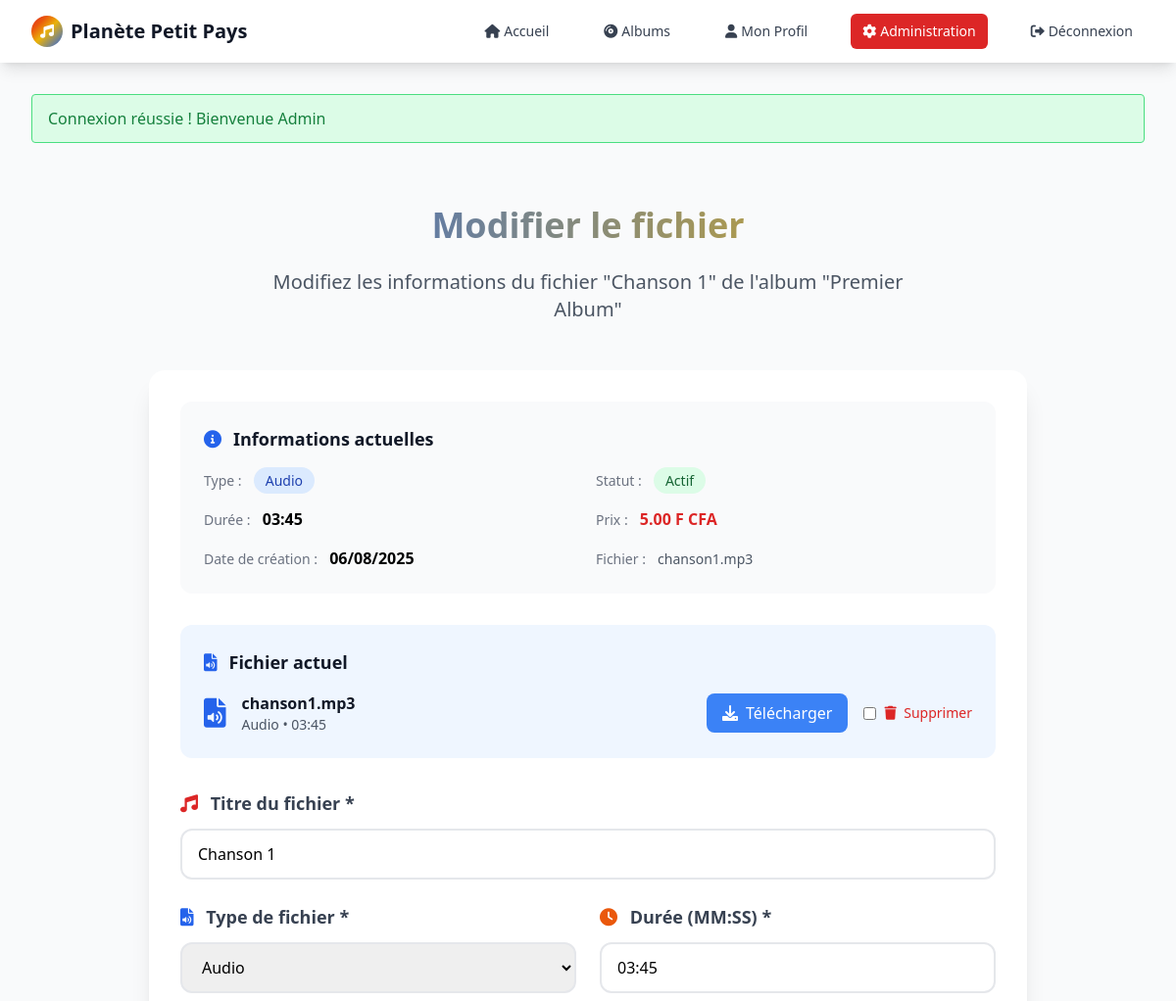
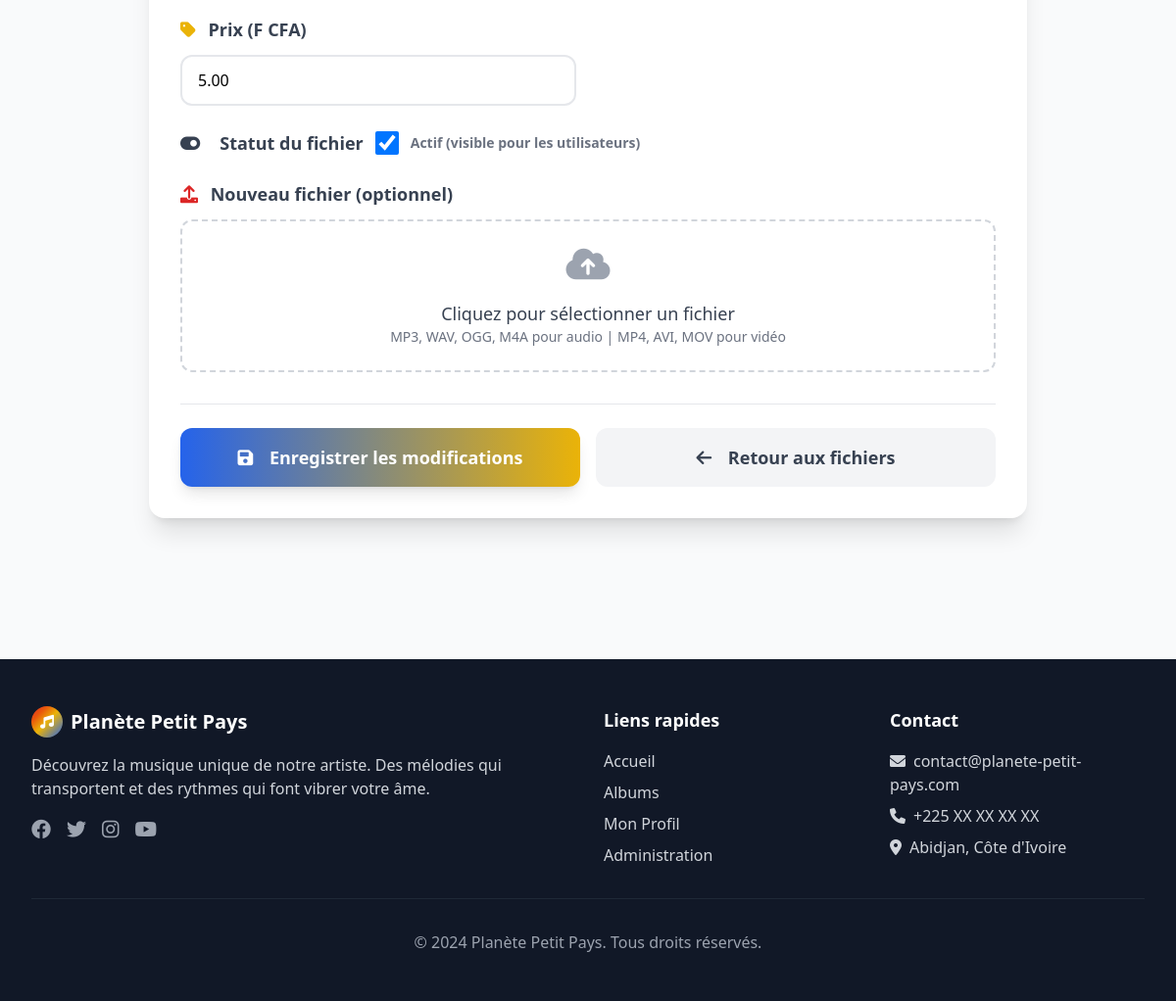
Page /admin/modifier_fichier.php?id=1&album_id=1 (signed in) on the committed database (2 pictures, top to bottom).
### tables this page shows
CREATE TABLE IF NOT EXISTS `fichiers` (
  `id` int NOT NULL AUTO_INCREMENT,
  `album_id` int DEFAULT NULL,
  `titre` varchar(200) NOT NULL,
  `type` enum('audio','video') NOT NULL,
  `url` varchar(255) NOT NULL,
  `prix` decimal(10,2) DEFAULT '5.00',
  `duree` varchar(10) DEFAULT NULL,
  `taille_fichier` bigint DEFAULT NULL,
  `actif` tinyint(1) DEFAULT '1',
  `date_creation` datetime DEFAULT CURRENT_TIMESTAMP,
  PRIMARY KEY (`id`),
  KEY `idx_album` (`album_id`),
  KEY `idx_type` (`type`),
  KEY `idx_prix` (`prix`)
);

CREATE TABLE IF NOT EXISTS `albums` (
  `id` int NOT NULL AUTO_INCREMENT,
  `titre` varchar(200) NOT NULL,
  `description` text,
  `date_sortie` date DEFAULT NULL,
  `image_url` varchar(255) DEFAULT NULL,
  `prix_album` decimal(10,2) DEFAULT '0.00',
  `actif` tinyint(1) DEFAULT '1',
  `date_creation` datetime DEFAULT CURRENT_TIMESTAMP,
  PRIMARY KEY (`id`),
  KEY `idx_titre` (`titre`),
  KEY `idx_date_sortie` (`date_sortie`)
);

### admin/modifier_fichier.php (the view, shortened to what this page needs)
<?php
require_once '../includes/functions.php';
$fichier_id = isset($_GET['id']) ? (int)$_GET['id'] : 0;
$album_id = isset($_GET['album_id']) ? (int)$_GET['album_id'] : 0;
try {
    $pdo = getDBConnection();
    $stmt = $pdo->prepare("SELECT * FROM fichiers WHERE id = ? AND album_id = ?");
    $stmt->execute([$fichier_id, $album_id]);
    $fichier = $stmt->fetch();
    $stmt = $pdo->prepare("SELECT titre FROM albums WHERE id = ?");
    $stmt->execute([$album_id]);
    $album = $stmt->fetch();
} catch (PDOException $e) {
    setMessage('error', 'Erreur lors de la récupération du fichier');
    redirect('voir_fichiers.php?album_id=' . $album_id);
}
require_once '../includes/admin_header.php';
?>
<div class="max-w-4xl mx-auto py-12 animate-fade-in">
    <div class="text-center mb-12">
        <h1 class="text-4xl font-bold mb-6 bg-gradient-to-r from-primary-blue to-primary-yellow bg-clip-text text-transparent">
        </h1>
        <p class="text-xl text-gray-600 max-w-2xl mx-auto">
            Modifiez les informations du fichier "<?= htmlspecialchars($fichier['titre']) ?>"
            de l'album "<?= htmlspecialchars($album['titre']) ?>"
        </p>
    </div>
    <div class="bg-white rounded-2xl shadow-xl p-8 animate-slide-up">
        <form method="POST" enctype="multipart/form-data" class="space-y-8">
            <div class="bg-gray-50 rounded-xl p-6 mb-8">
                <h3 class="text-lg font-semibold text-gray-900 mb-4 flex items-center">
                    <i class="fas fa-info-circle mr-3 text-primary-blue"></i>
                    Informations actuelles
                </h3>
                <div class="grid grid-cols-1 md:grid-cols-2 gap-4">
                    <div>
                        <span class="text-sm font-medium text-gray-500">Type :</span>
                        <span class="ml-2 px-3 py-1 bg-<?= $fichier['type'] === 'audio' ? 'blue' : 'purple' ?>-100 text-<?= $fichier['type'] === 'audio' ? 'blue' : 'purple' ?>-800 rounded-full text-sm font-medium">
                            <?= ucfirst($fichier['type']) ?>
                        </span>
                    </div>
                    <div>
                        <span class="text-sm font-medium text-gray-500">Statut :</span>
                        <span class="ml-2 px-3 py-1 bg-<?= $fichier['actif'] ? 'green' : 'red' ?>-100 text-<?= $fichier['actif'] ? 'green' : 'red' ?>-800 rounded-full text-sm font-medium">
                            <?= $fichier['actif'] ? 'Actif' : 'Inactif' ?>
                        </span>
                    </div>
                    <div>
                        <span class="text-sm font-medium text-gray-500">Durée :</span>
                        <span class="ml-2 font-semibold"><?= htmlspecialchars($fichier['duree']) ?></span>
                    </div>
                    <div>
                        <span class="text-sm font-medium text-gray-500">Prix :</span>
                        <span class="ml-2 font-semibold text-primary-red"><?= htmlspecialchars($fichier['prix']) ?> F CFA</span>
                    </div>
                    <div>
                        <span class="text-sm font-medium text-gray-500">Date de création :</span>
                        <span class="ml-2 font-semibold"><?= date('d/m/Y', strtotime($fichier['date_creation'])) ?></span>
                    </div>
                    <div>
                        <span class="text-sm font-medium text-gray-500">Fichier :</span>
                        <span class="ml-2 text-sm text-gray-600"><?= $fichier['url'] ? basename($fichier['url']) : 'Aucun fichier' ?></span>
                    </div>
                </div>
            </div>
            <?php if (!empty($fichier['url'])): ?>
                <div class="bg-blue-50 rounded-xl p-6 mb-8">
                    <h3 class="text-lg font-semibold text-gray-900 mb-4 flex items-center">
                        <i class="fas fa-file-<?= $fichier['type'] === 'audio' ? 'audio' : 'video' ?> mr-3 text-primary-blue"></i>
                        Fichier actuel
                    </h3>
                    <div class="flex items-center justify-between">
                        <div class="flex items-center">
                            <i class="fas fa-file-<?= $fichier['type'] === 'audio' ? 'audio' : 'video' ?> text-3xl text-primary-blue mr-4"></i>
                            <div>
                                <p class="font-semibold text-gray-900"><?= basename($fichier['url']) ?></p>
                                <p class="text-sm text-gray-600"><?= ucfirst($fichier['type']) ?> • <?= htmlspecialchars($fichier['duree']) ?></p>
                            </div>
                        </div>
                        <div class="flex items-center space-x-4">
                            <a href="../<?= htmlspecialchars($fichier['url']) ?>" target="_blank"
                               class="bg-blue-500 text-white px-4 py-2 rounded-lg hover:bg-blue-600 transition-colors">
                                <i class="fas fa-download mr-2"></i>Télécharger
                            </a>
                            <label class="flex items-center space-x-2 text-red-600 hover:text-red-800 cursor-pointer">
                                <input type="checkbox" name="supprimer_fichier" value="1" class="rounded border-gray-300 text-red-600 focus:ring-red-500">
                                <span class="text-sm font-medium">
                                    <i class="fas fa-trash mr-1"></i>
                                    Supprimer
                                </span>
                            </label>
                        </div>
                    </div>
                </div>
            <?php endif; ?>
            <div class="grid grid-cols-1 md:grid-cols-2 gap-6">
                <div class="md:col-span-2">
                    <label class="block text-gray-700 font-semibold mb-3 text-lg">
                        <i class="fas fa-music mr-2 text-primary-red"></i>
                        Titre du fichier *
                    </label>
                    <input type="text" name="titre"
                           class="w-full border-2 border-gray-200 rounded-xl px-4 py-3 focus:border-primary-red focus:ring-2 focus:ring-primary-red/20 transition-all duration-300"
                           required
                           value="<?= htmlspecialchars($fichier['titre']) ?>"
                           placeholder="Titre du morceau ou de la vidéo">
                </div>
                <div>
                    <label class="block text-gray-700 font-semibold mb-3 text-lg">
                        <i class="fas fa-file-audio mr-2 text-primary-blue"></i>
                        Type de fichier *
                    </label>
                    <select name="type"
                            class="w-full border-2 border-gray-200 rounded-xl px-4 py-3 focus:border-primary-blue focus:ring-2 focus:ring-primary-blue/20 transition-all duration-300">
                        <option value="audio" <?= $fichier['type'] === 'audio' ? 'selected' : '' ?>>Audio</option>
                    </select>
                </div>
                <div>
                    <label class="block text-gray-700 font-semibold mb-3 text-lg">
                        <i class="fas fa-clock mr-2 text-primary-orange"></i>
                        Durée (MM:SS) *
                    </label>
                    <input type="text" name="duree" placeholder="03:45"
                           class="w-full border-2 border-gray-200 rounded-xl px-4 py-3 focus:border-primary-orange focus:ring-2 focus:ring-primary-orange/20 transition-all duration-300"
                           required
                           value="<?= htmlspecialchars($fichier['duree']) ?>">
                </div>
                <div>
                    <label class="block text-gray-700 font-semibold mb-3 text-lg">
                        <i class="fas fa-tag mr-2 text-primary-yellow"></i>
                        Prix (F CFA)
                    </label>
                    <input type="number" name="prix" min="0" step="0.01"
                           class="w-full border-2 border-gray-200 rounded-xl px-4 py-3 focus:border-primary-yellow focus:ring-2 focus:ring-primary-yellow/20 transition-all duration-300"
                           value="<?= htmlspecialchars($fichier['prix']) ?>"
                           placeholder="5.00">
                </div>
                <div class="md:col-span-2">
                    <label class="flex items-center space-x-3 text-gray-700 font-semibold text-lg">
                        <i class="fas fa-toggle-on mr-2 text-primary-green"></i>
                        <span>Statut du fichier</span>
                        <input type="checkbox" name="actif" value="1"
                               class="w-6 h-6 rounded border-gray-300 text-primary-green focus:ring-primary-green"
                               <?= $fichier['actif'] ? 'checked' : '' ?>>
                        <span class="text-sm text-gray-500">Actif (visible pour les utilisateurs)</span>
                    </label>
                </div>
                <div class="md:col-span-2">
                    <label class="block text-gray-700 font-semibold mb-3 text-lg">
                        <i class="fas fa-upload mr-2 text-primary-red"></i>
                        Nouveau fichier (optionnel)
                    </label>
                    <div class="border-2 border-dashed border-gray-300 rounded-xl p-6 text-center hover:border-primary-red transition-colors duration-300 relative">
                        <div class="space-y-4">
                            <i class="fas fa-cloud-upload-alt text-4xl text-gray-400"></i>
                            <div>
                                <p class="text-lg font-medium text-gray-700">Cliquez pour sélectionner un fichier</p>
                                <p class="text-sm text-gray-500" id="fileTypes">MP3, WAV, OGG, M4A pour audio | MP4, AVI, MOV pour vidéo</p>
                            </div>
                        </div>
                    </div>
                </div>
            </div>
            <div class="flex flex-col sm:flex-row gap-4 pt-6 border-t border-gray-200">
                <button type="submit"
                        class="flex-1 bg-gradient-to-r from-primary-blue to-primary-yellow text-white px-8 py-4 rounded-xl font-semibold text-lg hover:from-blue-700 hover:to-yellow-700 transform hover:scale-105 transition-all duration-300 shadow-lg">
                    <i class="fas fa-save mr-3"></i>
                    Enregistrer les modifications
                </button>
                <a href="voir_fichiers.php?album_id=<?= $album_id ?>"
                   class="flex-1 bg-gray-100 text-gray-700 px-8 py-4 rounded-xl font-semibold text-lg hover:bg-gray-200 transform hover:scale-105 transition-all duration-300 text-center">
                    <i class="fas fa-arrow-left mr-3"></i>
                    Retour aux fichiers
                </a>
            </div>
        </form>
    </div>
</div>
<?php require_once '../includes/admin_footer.php'; ?>

### rows in the picture
fichiers: titre "Chanson 1", type "Audio", duree "03:45", prix "5.00", date_creation "06/08/2025", url "chanson1.mp3", actif "☑"
albums: titre "Premier Album"

### other values in the picture
$message['text'] "Connexion réussie ! Bienvenue Admin"
